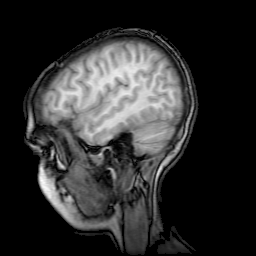
#> input picture Skan.png, 256 x 256 px
$ python cw10.py
#> lines starting #> are read from the running program, lines starting #| are printed output that depends on the picture
# -*- coding: utf-8 -*-
"""
Created on Wed May 17 08:55:58 2017

@author: ml383488
"""

from pylab import plot,show,figure,imshow,cm, imread, axis
import numpy as np
import pylab as plt
from scipy.cluster.vq import kmeans,vq

im = imread('Skan.png')
#> im is the input picture: shape (256, 256, 4) float32; mean R, G, B, A 0.179, 0.179, 0.179, 1
# Oryginalny obrazek miał przestrzeń barwną RGB.
# Spłaszczamy przestrzeń barwną obrazka
im = im.mean(axis=2)
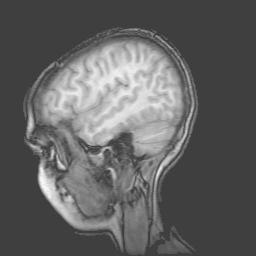
#> im: shape (256, 256) float32; min 0.25, max 1, mean 0.385
#oglądamy obrazek
imshow(im, cmap=cm.gray)
axis('off')
show()
imshow(im, cmap=cm.gray)
axis('off')
show()

data = im[:]
data.shape = 256*256,1 #  zamieniamy rysunek (dwuwymiarowa tablica 256x256) na wektor (o długości 256*256 )

K_max = 9
J_inter = np.ones(K_max)*1e16
J_intra = np.zeros(K_max)
centroids =[]
d=1
for K in range(2,K_max):
    trial =0
    while (len(centroids)<K)&(trial<20):
        centroids,J_intra[K] = kmeans(data,K)
        trial+=1
    print ('K: ',K, len(centroids))
    for ki in range(len(centroids)):
        for kj in range(ki):
            print (ki, kj)
            print (centroids[ki])
            print (centroids[kj])
            ################
## dopisz kod obliczający odległość między centrami i oznacz ją d
            d1=np.abs(centroids[ki]-centroids[kj])

            if d>d1:
                d=d1
            ################
            # jeśli uzyskana odległość jest mniejsza niż dotychczas zapamiętana to ją zapamiętujemy:
            if J_inter[K]>d:
                J_inter[K]=d
    print (K, J_intra[K],J_inter[K])
#> after the loop, J_inter = [1e+16, 1e+16, 0.402, 0.214, 0.155, 0.131, 0.11, 0.0796, 0.0471]; J_intra = [0, 0, 0.0613, 0.0319, 0.0228, 0.0166, 0.0135, 0.012, 0.0102]; d = [0.0471]


figure(1)
plot(range(2,K_max),J_intra[2:]/J_inter[2:])
K_opt = np.argmin(J_intra[2:]/J_inter[2:])+2
#> K_opt = 6

print (K_opt)
#| 6


centroids,J_intra[K] = kmeans(data,K_opt)
#> centroids = [0.378, 0.497, 0.855, 0.735, 0.252, 0.631]
# przypisujemy klasę
idx,_ = vq(data,centroids)

# obraz po algorytmie
idx.shape = 256,256
figure(2)
imshow(idx, cmap=cm.gray)
show()
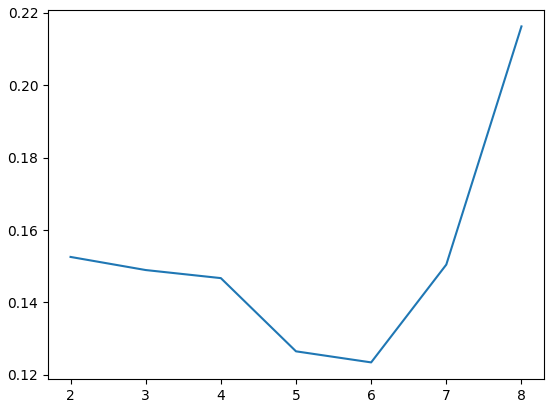
#> figure drawn by matplotlib, 1 panel
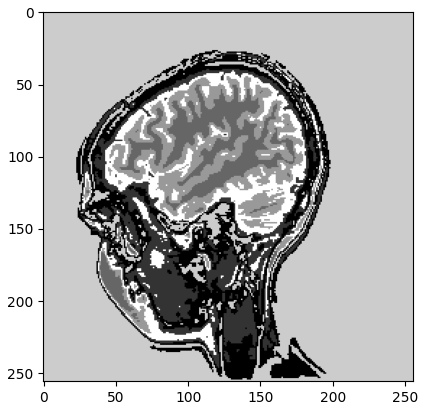
#> figure drawn by matplotlib, 1 panel

# obraz przed algorytmem
imshow(im, cmap=cm.gray)
axis('off')
show()

##  Histogram

plt.hist(data, bins=50)
show()
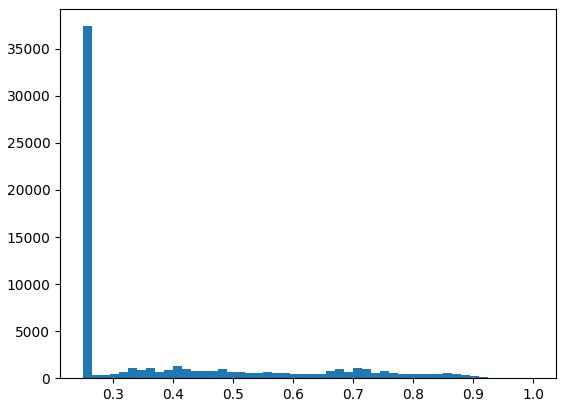
#> figure drawn by matplotlib, 1 panel; tallest bar 37395 high, from x = 0.25 to 0.265
